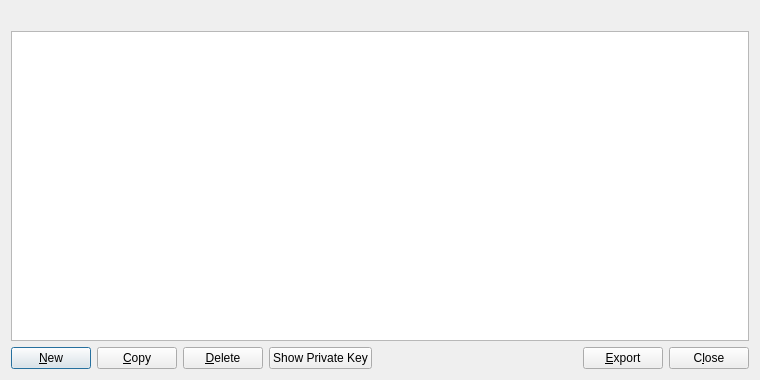
<?xml version="1.0" encoding="UTF-8"?>
<ui version="4.0">
 <class>AddressBookPage</class>
 <widget class="QWidget" name="AddressBookPage">
  <property name="geometry">
   <rect>
    <x>0</x>
    <y>0</y>
    <width>760</width>
    <height>380</height>
   </rect>
  </property>
  <property name="styleSheet">
   <string notr="true"/>
  </property>
  <layout class="QVBoxLayout" name="verticalLayout">
   <item>
    <widget class="QLabel" name="labelExplanation">
     <property name="textFormat">
      <enum>Qt::PlainText</enum>
     </property>
     <property name="wordWrap">
      <bool>true</bool>
     </property>
    </widget>
   </item>
   <item>
    <widget class="QTableView" name="tableView">
     <property name="contextMenuPolicy">
      <enum>Qt::CustomContextMenu</enum>
     </property>
     <property name="toolTip">
      <string>Right-click to edit address or label</string>
     </property>
     <property name="styleSheet">
      <string notr="true"/>
     </property>
     <property name="tabKeyBsmigation">
      <bool>false</bool>
     </property>
     <property name="alternatingRowColors">
      <bool>true</bool>
     </property>
     <property name="selectionMode">
      <enum>QAbstractItemView::SingleSelection</enum>
     </property>
     <property name="selectionBehavior">
      <enum>QAbstractItemView::SelectRows</enum>
     </property>
     <property name="sortingEnabled">
      <bool>true</bool>
     </property>
     <attribute name="verticalHeaderVisible">
      <bool>false</bool>
     </attribute>
    </widget>
   </item>
   <item>
    <layout class="QHBoxLayout" name="horizontalLayout">
     <item>
      <widget class="QPushButton" name="newAddress">
       <property name="toolTip">
        <string>Create a new address</string>
       </property>
       <property name="styleSheet">
        <string notr="true"/>
       </property>
       <property name="text">
        <string>&amp;New</string>
       </property>
       <property name="default">
        <bool>true</bool>
       </property>
       <property name="icon">
        <iconset>
         <normaloff>:/icons/add</normaloff>:/icons/add</iconset>
       </property>
      </widget>
     </item>
     <item>
      <widget class="QPushButton" name="copyAddress">
       <property name="toolTip">
        <string>Copy the currently selected address to the system clipboard</string>
       </property>
       <property name="styleSheet">
        <string notr="true"/>
       </property>
       <property name="text">
        <string>&amp;Copy</string>
       </property>
       <property name="icon">
        <iconset>
         <normaloff>:/icons/editcopy</normaloff>:/icons/editcopy</iconset>
       </property>
      </widget>
     </item>
     <item>
      <widget class="QPushButton" name="deleteAddress">
       <property name="toolTip">
        <string>Delete the currently selected address from the list</string>
       </property>
       <property name="styleSheet">
        <string notr="true"/>
       </property>
       <property name="text">
        <string>&amp;Delete</string>
       </property>
       <property name="icon">
        <iconset>
         <normaloff>:/icons/remove</normaloff>:/icons/remove</iconset>
       </property>
      </widget>
     </item>
     <item>
      <widget class="QPushButton" name="showPrivateKey">
       <property name="text">
        <string>Show Private Key</string>
       </property>
      </widget>
     </item>
     <item>
      <spacer name="horizontalSpacer">
       <property name="orientation">
        <enum>Qt::Horizontal</enum>
       </property>
       <property name="sizeHint" stdset="0">
        <size>
         <width>40</width>
         <height>20</height>
        </size>
       </property>
      </spacer>
     </item>
     <item>
      <widget class="QPushButton" name="exportButton">
       <property name="toolTip">
        <string>Export the data in the current tab to a file</string>
       </property>
       <property name="styleSheet">
        <string notr="true"/>
       </property>
       <property name="text">
        <string>&amp;Export</string>
       </property>
       <property name="icon">
        <iconset>
         <normaloff>:/icons/export</normaloff>:/icons/export</iconset>
       </property>
      </widget>
     </item>
     <item>
      <widget class="QPushButton" name="closeButton">
       <property name="sizePolicy">
        <sizepolicy hsizetype="Minimum" vsizetype="Minimum">
         <horstretch>0</horstretch>
         <verstretch>0</verstretch>
        </sizepolicy>
       </property>
       <property name="styleSheet">
        <string notr="true"/>
       </property>
       <property name="text">
        <string>C&amp;lose</string>
       </property>
      </widget>
     </item>
    </layout>
   </item>
  </layout>
 </widget>
 <resources/>
 <connections/>
</ui>
